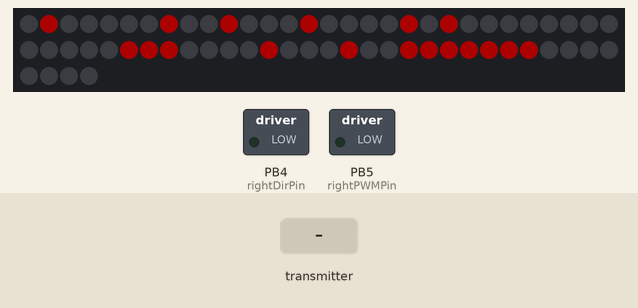
This sketch was run on a simulated ATtiny85, built with avr-gcc and run on an emulated ATtiny85. Shown: 64 RGB LEDs in strip order, left to right, continuing on the next row, switched loads named in the sketch (green lamp = pin HIGH). The test bench sets the inputs (shaded band). Dim RGB values are drawn brighter than linear; no radio packets arrive unless stated; what the sketch prints to the serial monitor is not drawn.

Above: at 1.2 s.
1.3 s: the transmitter starts sending data = 0
Timing chart, 0 to 4.3 s (numbered marks = the images above; inputs shaded):
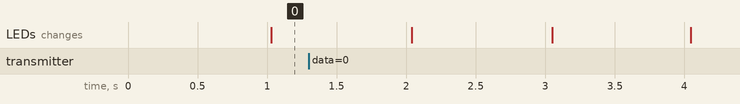

The sketch:

final_receive.ino
```cpp
const int CEPIN = 9;
const int CSNPIN = 10;

#include <Adafruit_NeoPixel.h>
#ifdef __AVR__
#include <avr/power.h> // Required for 16 MHz Adafruit Trinket
#endif

// In summary,
// nRF 24L01 pin    Arduino pin   name
//          1                     GND
//          2                     3.3V
//          3             9       CE
//          4             10      CSN
//          5             13      SCLK
//          6             11      MOSI/COPI
//          7             12      MISO/CIPO

#include <SPI.h>
#include <nRF24L01.h>
#include <RF24.h>
RF24 radio(CEPIN, CSNPIN);  // CE, CSN


// Byte of array representing the address.
// This is the address where we will send the data.
// This should be same on the receiving side.
const byte address[6] = "00001";

// Motor controller pins
const int rightDirPin = 4;
const int rightPWMPin = 5;
const int leftDirPin = 7;
const int leftPWMPin = 6;

float startTime;
boolean isActive = false;
int currentFrame = 0;

#define LED_PIN    3
#define LED_COUNT 64

Adafruit_NeoPixel strip(LED_COUNT, LED_PIN, NEO_GRB + NEO_KHZ800);


void setup() {
  #if defined(__AVR_ATtiny85__) && (F_CPU == 16000000)
  clock_prescale_set(clock_div_1);
  #endif
  strip.begin();
  strip.show();
  strip.setBrightness(50);

  // Motor controller pins
  pinMode(rightDirPin, OUTPUT);
  pinMode(leftDirPin, OUTPUT);
  pinMode(rightPWMPin, OUTPUT);
  pinMode(leftPWMPin, OUTPUT);

  Serial.begin(9600);

  // RF24 setup
  if (!radio.begin()) {
    Serial.println("radio  initialization failed");
    while (1)
      ;
  } else {
    Serial.println("radio successfully initialized");
  }
  radio.openReadingPipe(0, address);  // Destination address
  radio.setPALevel(RF24_PA_MIN);      // Min or max
  radio.startListening();             // sets  module as receiver
}
void loop() {
  madExpression();
  uint8_t pipeNum;
  if (radio.available(&pipeNum))  //Looking for the data.
  {
    int data;

    Serial.print("data available on pipe ");
    Serial.println(pipeNum);

    radio.read(&data, sizeof(data));  //Reading the data
    Serial.print("data = ");
    Serial.println(data);


    switch (data) {
      case 4:
        Serial.println("turning right");
        digitalWrite(rightDirPin, LOW);
        analogWrite(rightPWMPin, 200);
        break;
      case 8:
        Serial.println("forward");
        digitalWrite(rightPWMPin, HIGH);
        analogWrite(rightDirPin, 0);
        digitalWrite(leftPWMPin, LOW);
        analogWrite(leftDirPin, 255);
        break;
      case 2:
        Serial.println("backward");
        digitalWrite(rightPWMPin, LOW);
        analogWrite(rightDirPin, 255);
        digitalWrite(leftPWMPin, HIGH);
        analogWrite(leftDirPin, 0);
        break;
      case 16:
        Serial.println("turning left");
        digitalWrite(leftDirPin, HIGH);
        analogWrite(leftPWMPin, 50);
        break;
      default:
        Serial.println("invalid code");
        stop();
        digitalWrite(rightDirPin, LOW);
        digitalWrite(rightPWMPin, LOW);
        break;
    }
  } else {
    //Serial.println("stop");
    stop();
  }
  delay(5);
}

void stop() {

  digitalWrite(rightDirPin, LOW);
  analogWrite(rightPWMPin, 0);
  digitalWrite(leftDirPin, LOW);
  analogWrite(leftPWMPin, 0);
}

void madExpression() {
      Serial.println("angry");
      if (isActive == false) {
        startTime = millis();
        isActive = true;
        currentFrame = 0;
      }
      if (millis() > startTime + 1000) {
        currentFrame = 1 - currentFrame;
        startTime = millis();
      }
      if (currentFrame == 0) {
        strip.setPixelColor(1, 255, 0, 0);
        strip.setPixelColor(7, 255, 0, 0);
        strip.setPixelColor(10, 255, 0, 0);
        strip.setPixelColor(14, 255, 0, 0);
        strip.setPixelColor(19, 255, 0, 0);
        strip.setPixelColor(21, 255, 0, 0);

        strip.setPixelColor(35, 255, 0, 0);
        strip.setPixelColor(36, 255, 0, 0);
        strip.setPixelColor(37, 255, 0, 0);
        strip.setPixelColor(42, 255, 0, 0);
        strip.setPixelColor(46, 255, 0, 0);
        strip.setPixelColor(49, 255, 0, 0);
        strip.setPixelColor(55, 255, 0, 0);
        strip.show();
        strip.clear();
      } else {
        strip.setPixelColor(1, 255, 0, 0);
        strip.setPixelColor(7, 255, 0, 0);
        strip.setPixelColor(10, 255, 0, 0);
        strip.setPixelColor(14, 255, 0, 0);
        strip.setPixelColor(19, 255, 0, 0);
        strip.setPixelColor(21, 255, 0, 0);

        strip.setPixelColor(35, 255, 0, 0);
        strip.setPixelColor(36, 255, 0, 0);
        strip.setPixelColor(37, 255, 0, 0);
        strip.setPixelColor(42, 255, 0, 0);
        strip.setPixelColor(46, 255, 0, 0);
        strip.setPixelColor(49, 255, 0, 0);
        strip.setPixelColor(50, 255, 0, 0);
        strip.setPixelColor(51, 255, 0, 0);
        strip.setPixelColor(52, 255, 0, 0);
        strip.setPixelColor(53, 255, 0, 0);
        strip.setPixelColor(54, 255, 0, 0);
        strip.setPixelColor(55, 255, 0, 0);
        strip.show();
        strip.clear();
      }
}
```
